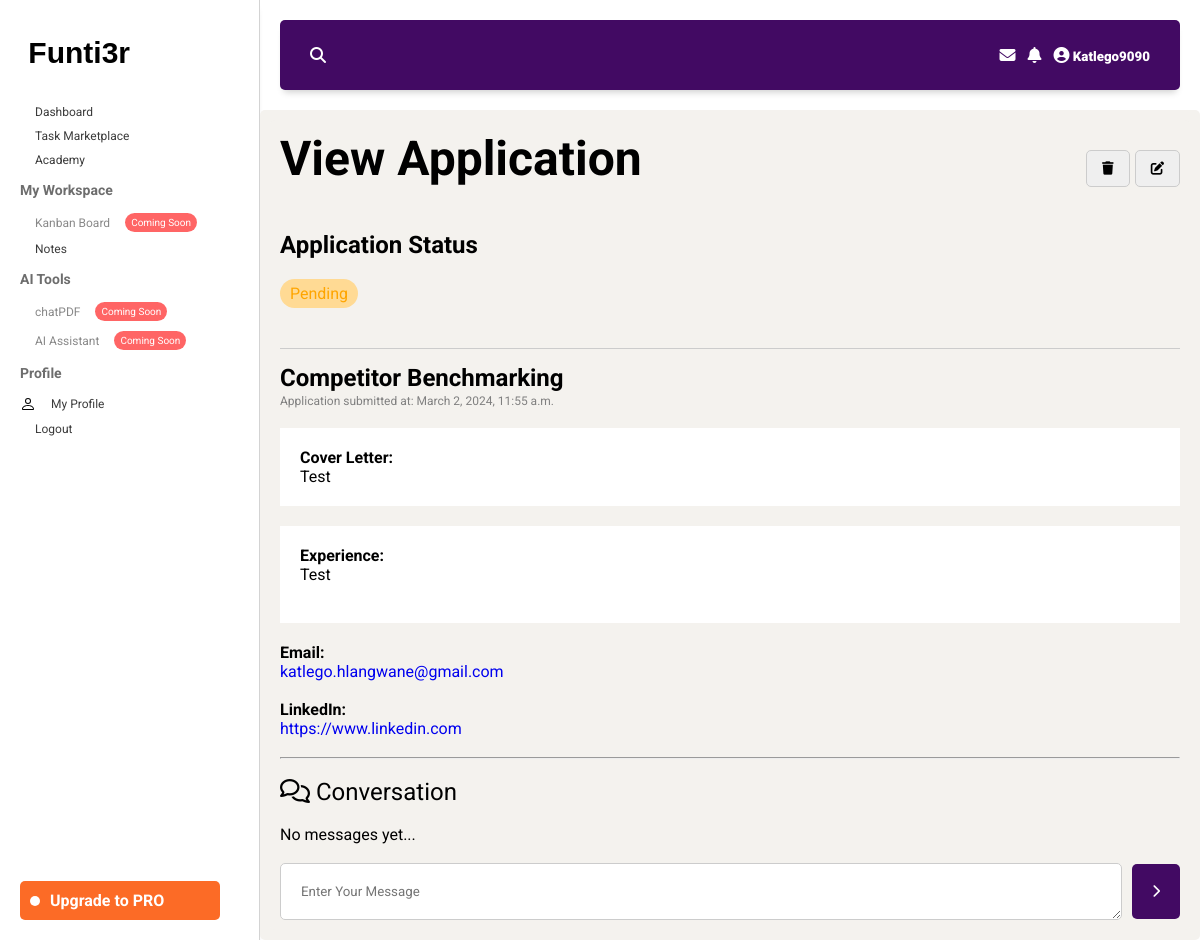
Page /application/1/ (signed in) on the earlier database version.
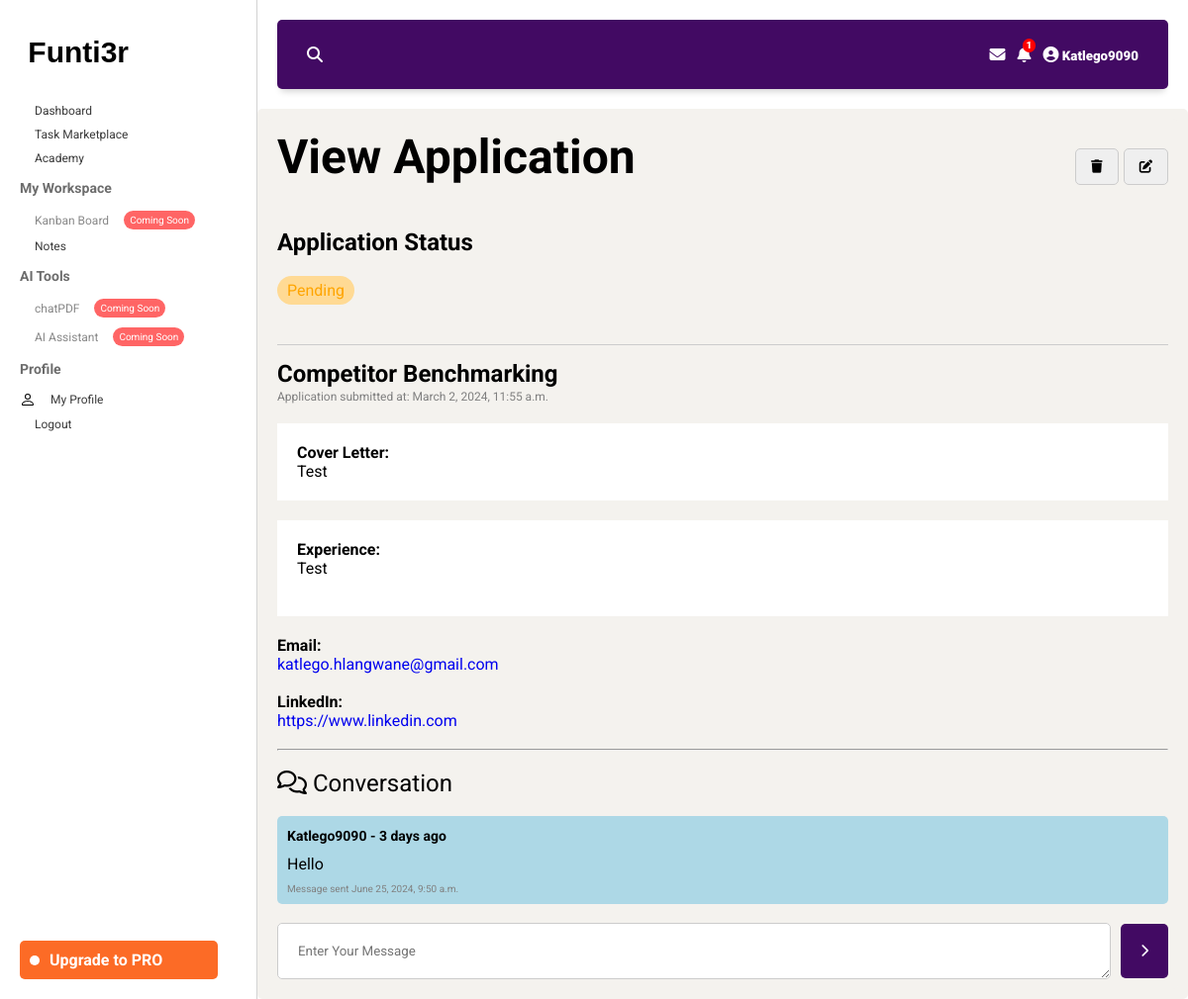
Same page on the later database version.
### userprofile/models.py (models this page shows)
class ConversationMessage(models.Model):
    application = models.ForeignKey(Application, related_name="conversationmessages", on_delete=models.CASCADE)
    content = models.TextField()
    created_by = models.ForeignKey(User, related_name="conversationmessages", on_delete=models.CASCADE)
    created_at = models.DateTimeField(auto_now_add=True)
    class Meta:
        ordering = ["created_at"]

### userprofile/views.py (the view)
# urls.py: path("application/<int:application_id>/", views.view_application, name="application"),
@login_required
def view_application(request, application_id):
    application = get_object_or_404(Application, pk=application_id)
    if not request.user.is_superuser and request.user != application.created_by:
        raise PermissionDenied()
    if request.method == "POST":
        if 'delete_application' in request.POST:
            application.delete()
            messages.success(request, 'Application deleted successfully.')
            return redirect('profile')  # Redirect to user's profile or any appropriate page after deletion
        elif 'approve_application' in request.POST:
            admin_user = request.user
            assigned_user = application.created_by
            try:
                message = application.approve_and_assign(admin_user, assigned_user)
                messages.success(request, message)
            except ValueError as e:
                messages.error(request, str(e))
            return redirect('profile')
        content = request.POST.get("content")
        if content:
            conversationmessage = ConversationMessage.objects.create(application=application, content=content, created_by=request.user)
            create_notification(request, application.created_by, "message", extra_id=application.id)
            return redirect('application', application_id=application_id)
        form = ApplicationForm(request.POST, instance=application)
        if form.is_valid():
            form.save()
            messages.success(request, 'Application updated successfully.')
            return redirect('view_application', application_id=application_id)  # Redirect to view application page after editing
    else:
        form = ApplicationForm(instance=application)
    return render(request, "userprofile/view_application.html", {"application": application, "form": form})

### tasks/forms.py
class ApplicationForm(forms.ModelForm):
    class Meta:
        model = Application
        fields = ['cover_letter', 'experience', 'email', 'linkedin_profile','resume']

### notifications/context_processors.py (called while the page is built)
def notifications(request):
    if request.user.is_authenticated:
        return {"notifications": request.user.notifications.filter(is_read=False)}
    else:
        return {"notifications": []}

### userprofile/templates/userprofile/view_application.html (shortened to what this page needs)
{% extends "base.html" %}
{% block content %}
<div class="main-container">
    <div class="application-heading">
        <div class="heading">
            <h1 class="title">
                View Application
            </h1>
        </div>
        <div class="application-btn">
            <form action="" method="post">
                <button type="submit" name="delete_application" class="btn-application"><i class="fa fa-trash"></i></button>
            </form>
            <form action="{% url 'edit_application' application.id %}"method="get">
                <button type="submit" class="btn-application"><i class="fa fa-edit"></i></button>
            </form>
        </div>
    </div>
    <div class="application-status">
        <h2>Application Status</h2>
            {% if application %}
                <p class="status"><span class="status-{{ application.approval_status }}">{{ application.get_approval_status_display }}</span></p>
            {% else %}
                <p>No application found.</p>
            {% endif %}
    </div>
    <h2 class="subtitle">
        {{ application.task.title }}
    </h2>
    <p class="date-added">Application submitted at: {{ application.created_at }}</p>
    <div class="cover">
        <p><strong>Cover Letter: </strong> <br>{{ application.cover_letter }} </p>
    </div>
    <div class="experience">
        <p><strong>Experience: </strong> <br>{{ application.experience }} </p><br>
    </div>
    <p class="email"><strong>Email: </strong> <br>  <a href="mailto:{{ application.email }}">{{ application.email }}</a></p><br>
    <p class="linkedin"><strong>LinkedIn: </strong><br> <a href="{{ application.linkedin_profile }}">{{ application.linkedin_profile }}</a></p><br>
    <hr><br>
    <div class="subtitle"> <i class="fa-regular fa-comments"></i> Conversation</div>
    {% for message in application.conversationmessages.all %}
    <br>
        <div class="notification">
            <b class="username">{{ message.created_by.username }} - {{ message.created_at|timesince }} ago</b>
            <br>
            <p class="message">
                {{ message.content }}
            </p>
            <p class="message-sent">Message sent {{ message.created_at }}</p>
        </div>
    {% empty %}
    <br>
        <p class="start-conversation">No messages yet...</p>
    {% endfor %}
    <br>
    <form method="POST" action=".">
        <div class="message-field sticky-message-field">
            <textarea class="textarea" name="content" id="id_message"  cols="10" rows="1" placeholder="Enter Your Message"></textarea>
            <button type="submit" class="btn-message"><i class="fa fa-chevron-right"></i></button>
        </div>
    </form>
</div>
{% endblock %}

### myapp/templates/base.html (shortened to what the changed rows need)
<!DOCTYPE html>
{% load static %}
<html lang="en">
    <head>
    <link
      rel="stylesheet"
      href="https://cdnjs.cloudflare.com/ajax/libs/font-awesome/6.4.2/css/all.min.css"
    />
    <link rel="stylesheet" type="text/css" href="{% static 'css/style.css' %}">
    <link rel="stylesheet" type="text/css" href="{% static 'css/task_list.css' %}">
    <link rel="stylesheet" type="text/css" href="{% static 'css/card.css' %}">
  </head>
  <body>
    <div class="grid-container">
      <header class="header">
        <div class="header-right">
          <span>
            <a href="{% url 'notifications' %}" >
              <i class="fa fa-bell" style="position: relative;">
                {% if notifications %}
                <small style="position: absolute; bottom: 10px; left:5px;font-size:10px; background: red; padding: 2px 4px; border-radius:50%;">{{ notifications.count }}</small>
                {% endif %}
              </i>
            </a>
          </span>
        </div>
      </header>
      <main class="main-container">
                {% block content %}
                {% endblock content %}
      </main>
    </div>
  </body>
</html>

Differences in the rows shown:
added ConversationMessage: created_by.username "Katlego9090", created_at "3 days", content "Hello", created_at "June 25, 2024, 9:50 a.m."
Other differences:
{{ notifications.count }}: (not shown) → "1"
text no longer shown: "No messages yet..."
